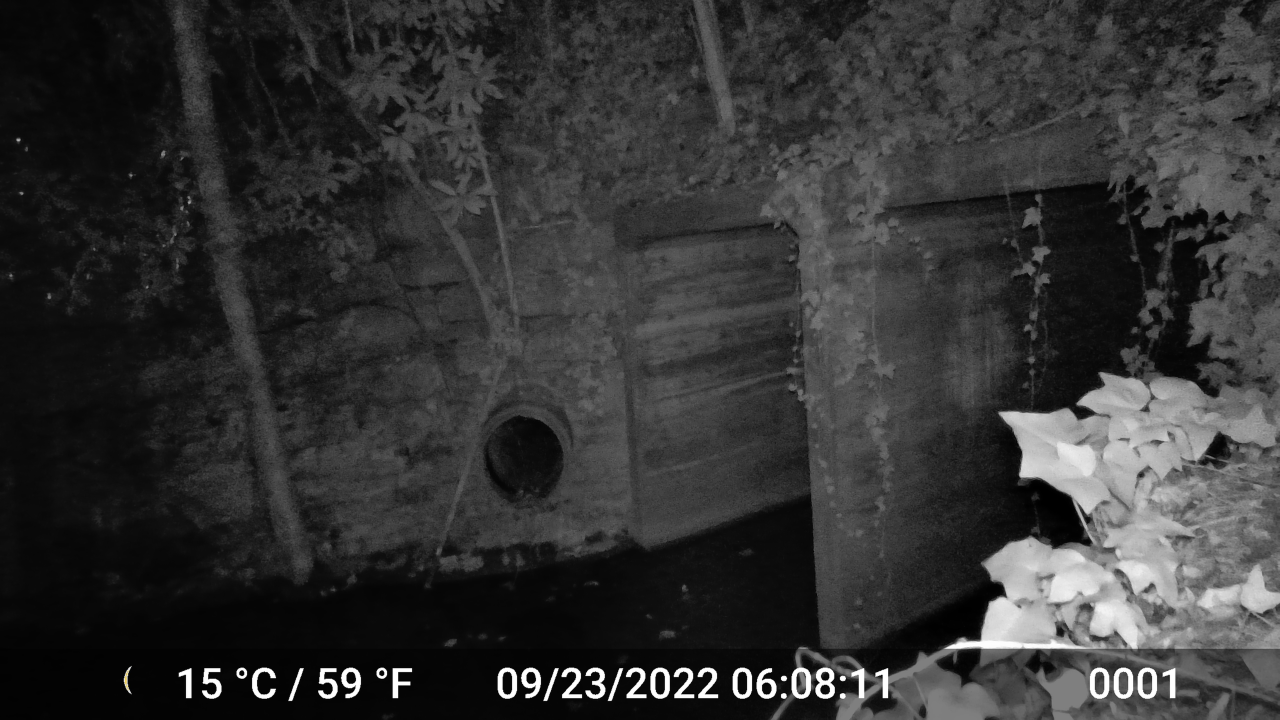
#> input picture preliminary images/DSC0056.JPG, 5120 x 2880 px, found by its file name (shown at 1/4 size)
$ python hogg.py
#> lines starting #> are read from the running program, lines starting #| are printed output that depends on the picture; after the words box and inside, x2 and y2 are one past the last pixel; in counts of white or black regions, pixels touching at a corner belong together
import cv2
import numpy as np
from skimage.feature import hog
from skimage import exposure
import matplotlib.pyplot as plt

# Load image and compute HOG
image = cv2.imread('./DSC0056.JPG')
#> image is the input picture: shape (2880, 5120, 3); mean B, G, R 51.1, 51.1, 51.1
gray = cv2.cvtColor(image, cv2.COLOR_BGR2GRAY)
fd, hog_image = hog(gray, orientations=8, pixels_per_cell=(16, 16),
                    cells_per_block=(1, 1), visualize=True)
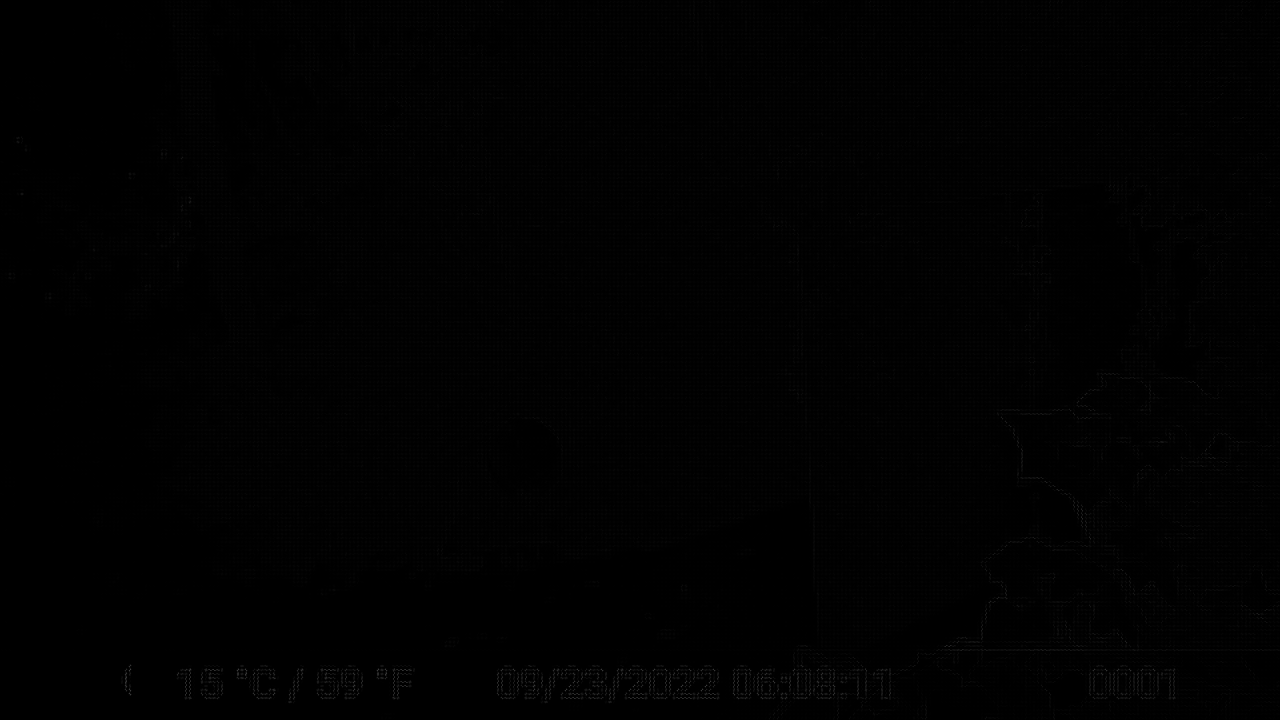
#> hog_image: shape (2880, 5120) float64 (shown at 1/4 size); min 0, max 47.54, mean 0.2; drawn with min black and max white
hog_image_rescaled = exposure.rescale_intensity(hog_image, in_range=(0, 10))

# Define sliding window parameters
window_size = (128, 128)
step_size = 64
threshold_value = 0.06

# Initialize a mask
mask = np.zeros_like(gray)

# Slide window
for y in range(0, hog_image_rescaled.shape[0] - window_size[1], step_size):
    for x in range(0, hog_image_rescaled.shape[1] - window_size[0], step_size):
        window = hog_image_rescaled[y:y + window_size[1], x:x + window_size[0]]

        # Check if the window meets the criteria
        if np.mean(window) < threshold_value:
            mask[y:y + window_size[1], x:x + window_size[0]] = 255
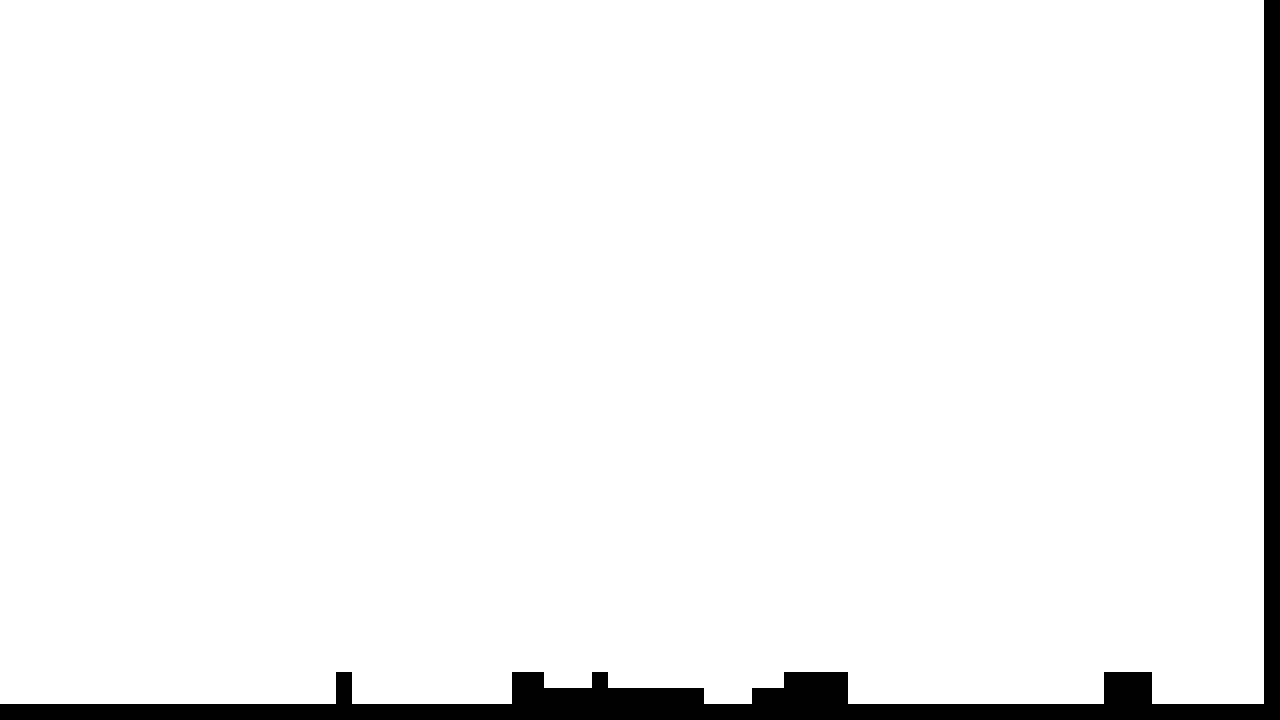
#> mask: shape (2880, 5120) (shown at 1/4 size); 95.6% white; 1 black region, box (x1, y1, x2, y2) and area: (0, 0, 5120, 2880) 643072

# Apply the mask to the original image
masked_image = cv2.bitwise_and(image, image, mask=mask)
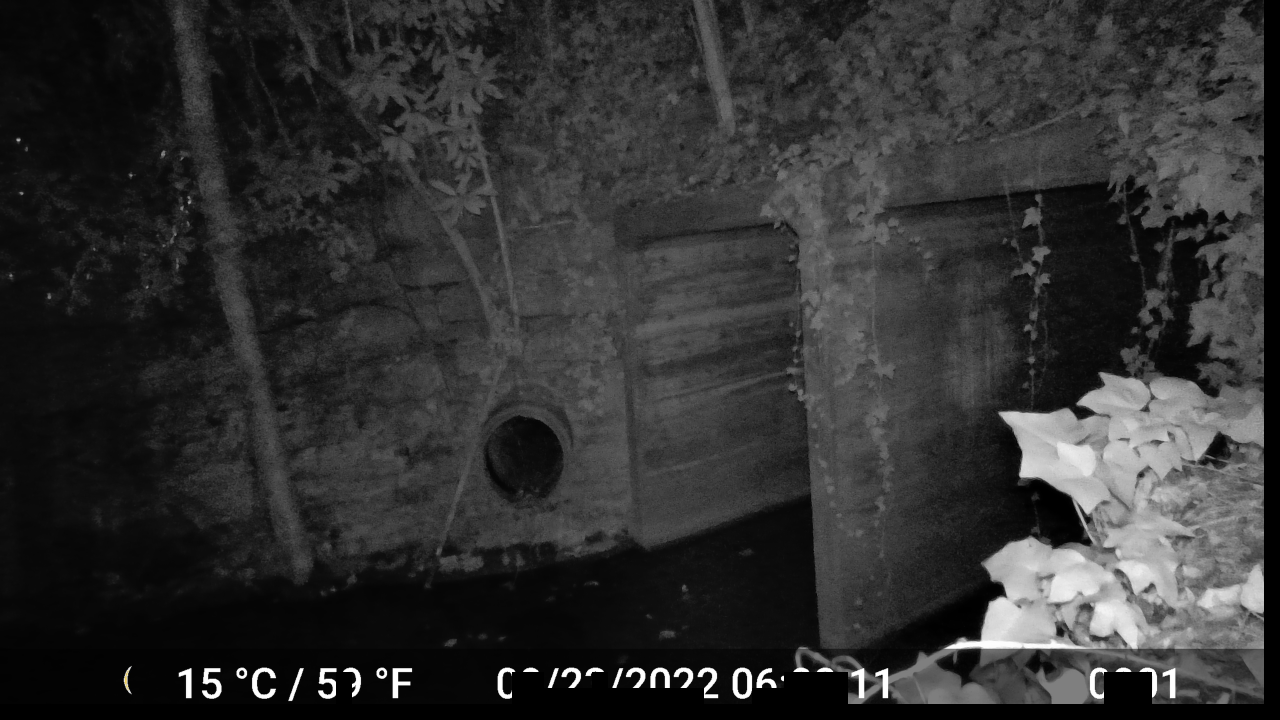
#> masked_image: shape (2880, 5120, 3) (shown at 1/4 size); mean B, G, R 48.4, 48.4, 48.4

# Convert the masked image to grayscale
masked_gray = cv2.cvtColor(masked_image, cv2.COLOR_BGR2GRAY)

# Turn the masked image into a binary image
_, binary_image = cv2.threshold(masked_gray, 30, 255, cv2.THRESH_BINARY)
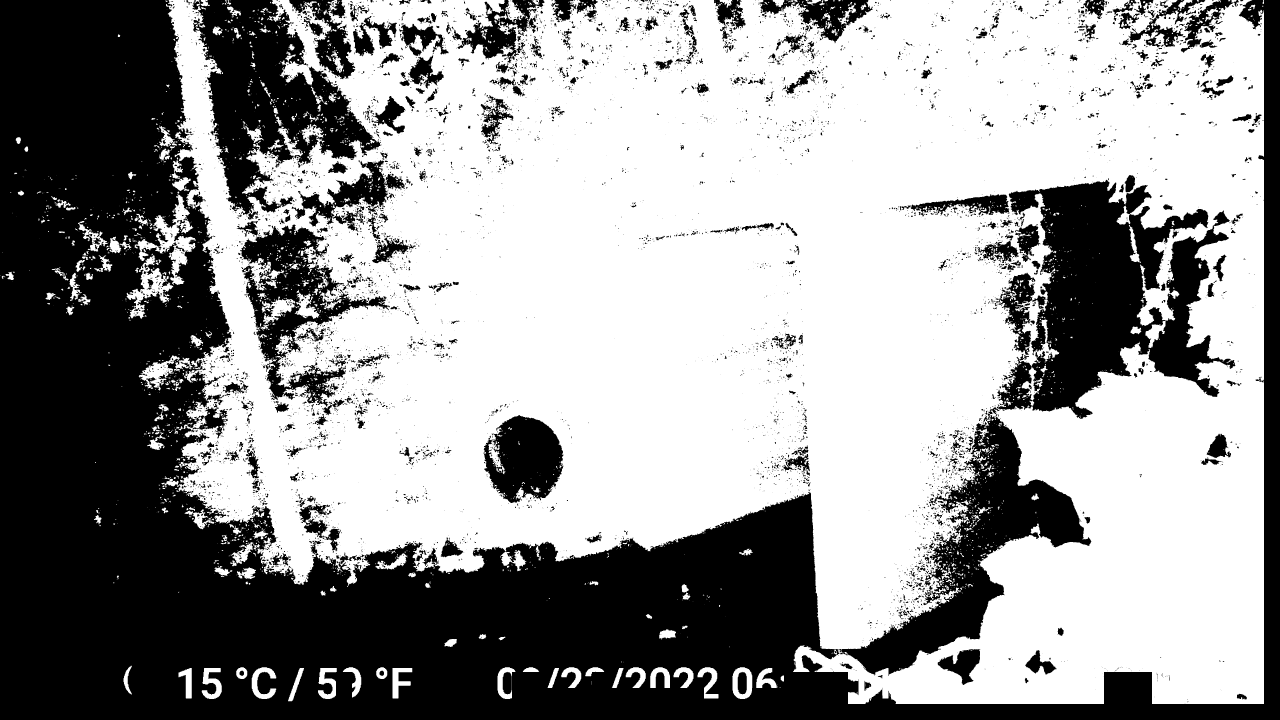
#> binary_image: shape (2880, 5120) (shown at 1/4 size); 59.7% white; 6976 black regions (5140 under 20 px)

# Find contours
contours, _ = cv2.findContours(mask, cv2.RETR_EXTERNAL, cv2.CHAIN_APPROX_SIMPLE)
#> contours = 1 contour; box (x1, y1, x2, y2) and area: (0, 0, 5056, 2816) 14094087

# Draw bounding box for each contour
for contour in contours:
    x, y, w, h = cv2.boundingRect(contour)
    cv2.rectangle(image, (x, y), (x + w, y + h), (0, 255, 0), 2)
#> this loop made 1 pass

# Display the masked image with the bounding box
masked_image = cv2.cvtColor(masked_image, cv2.COLOR_BGR2RGB)
image = cv2.cvtColor(image, cv2.COLOR_BGR2RGB)
plt.figure(figsize=(15,15))
plt.subplot(131)
plt.imshow(masked_image)
plt.axis('off')
plt.subplot(132)
plt.imshow(mask, cmap='gray')
plt.axis('off')
plt.subplot(133)
plt.imshow(image)
plt.axis('off')
plt.show()

$ run again, with preliminary images/00d62881-95.jpg copied over preliminary images/DSC0056.JPG
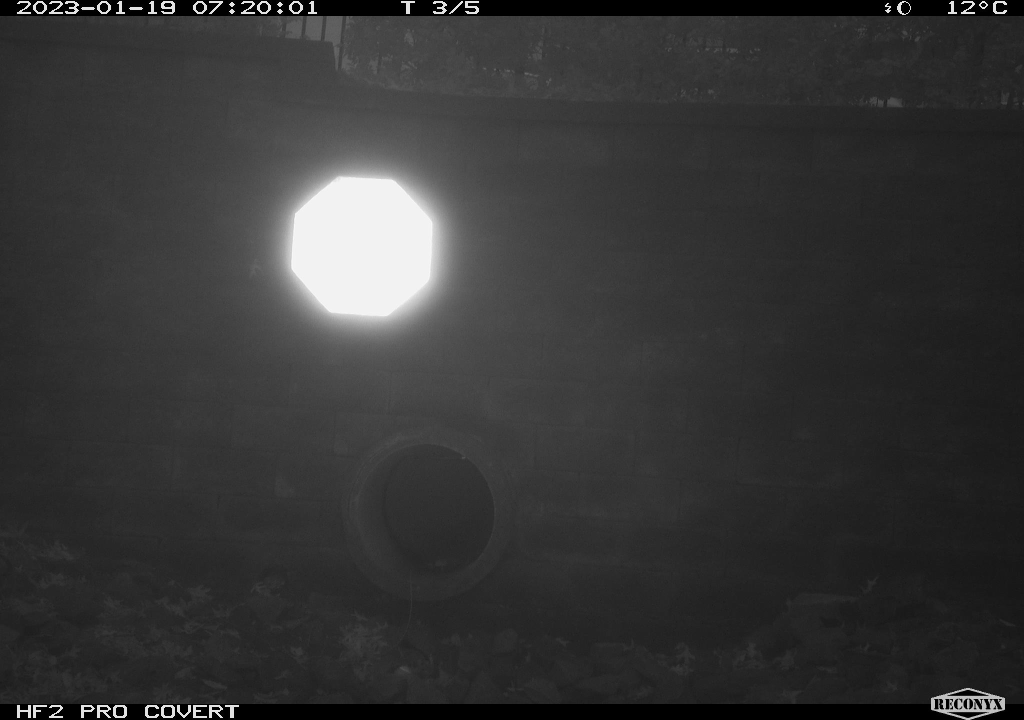
#> input picture preliminary images/00d62881-95.jpg, 2048 x 1440 px, found by its file name (shown at 1/2 size)
#> image is the input picture: shape (1440, 2048, 3); min 0, max 255, mean 53.9
#> after the loop `for y in range(0, hog_image_rescaled.shape[0] - window_size[1], step_s..`:
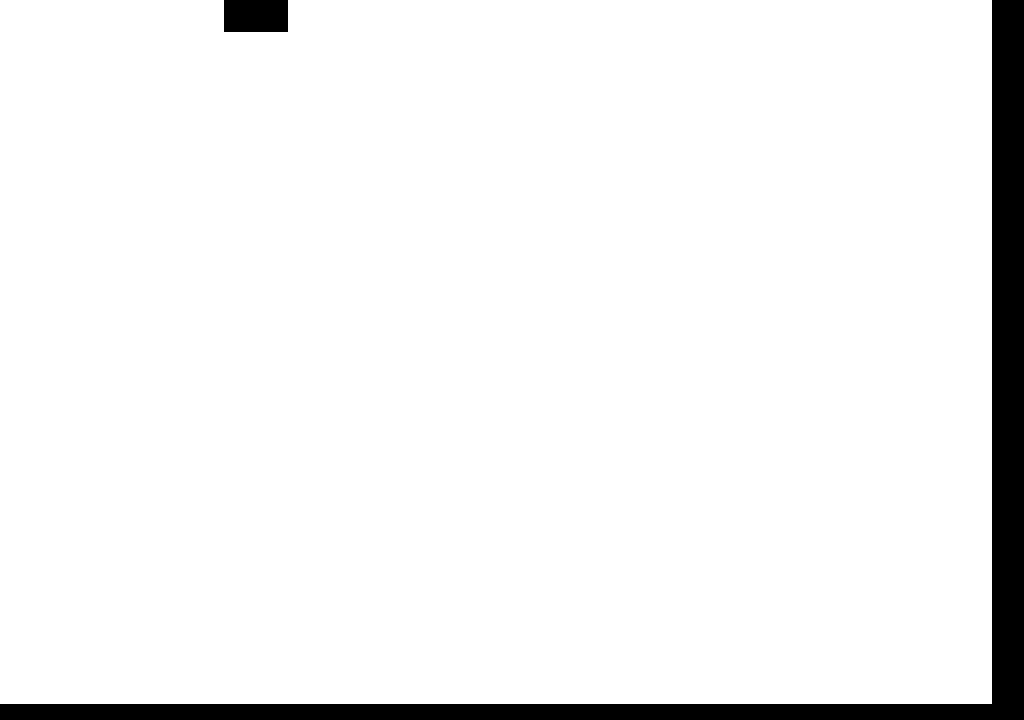
#> mask: shape (1440, 2048) (shown at 1/2 size); 94.4% white; 2 black regions, box (x1, y1, x2, y2) and area: (0, 0, 2048, 1440) 155648, (448, 0, 576, 64) 8192
#> binary_image: shape (1440, 2048); 89.2% white; 1597 black regions (1478 under 20 px)
#> contours = 1 contour; box (x1, y1, x2, y2) and area: (0, 0, 1984, 1408) 2781826
#> the loop `for contour in contours:` made 1 pass
#> after the loop `for contour in contours:`:
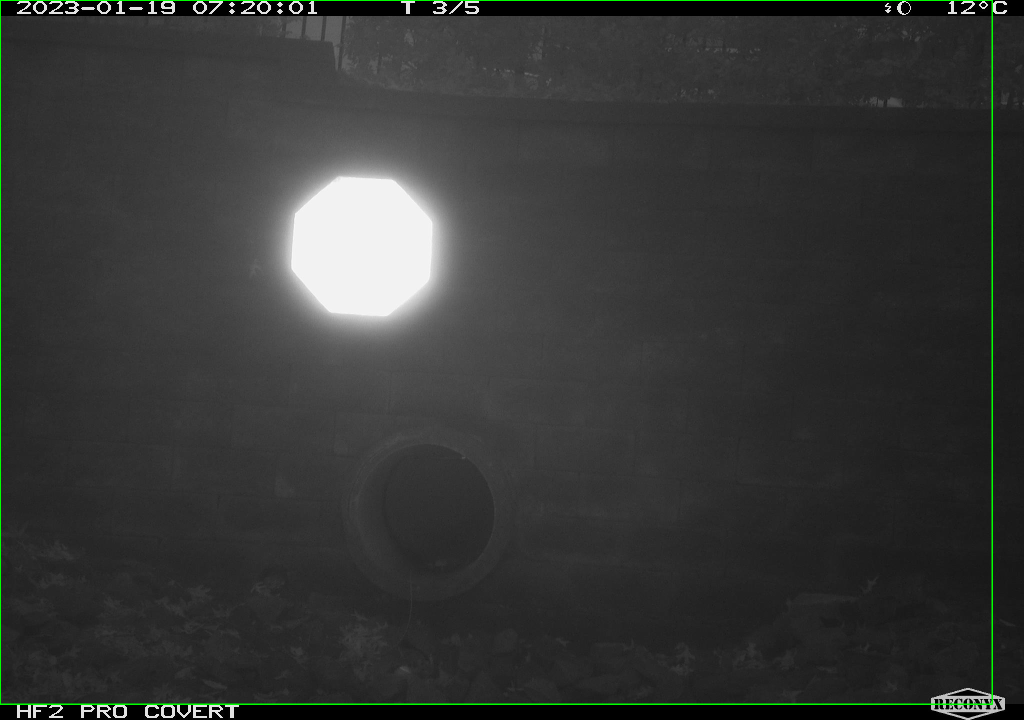
#> image: shape (1440, 2048, 3) (shown at 1/2 size); 0.57% of pixels changed, all inside (x1, y1, x2, y2) = (0, 0, 1986, 1410)

$ run again, with preliminary images/RCNX0240(1).JPG copied over preliminary images/DSC0056.JPG
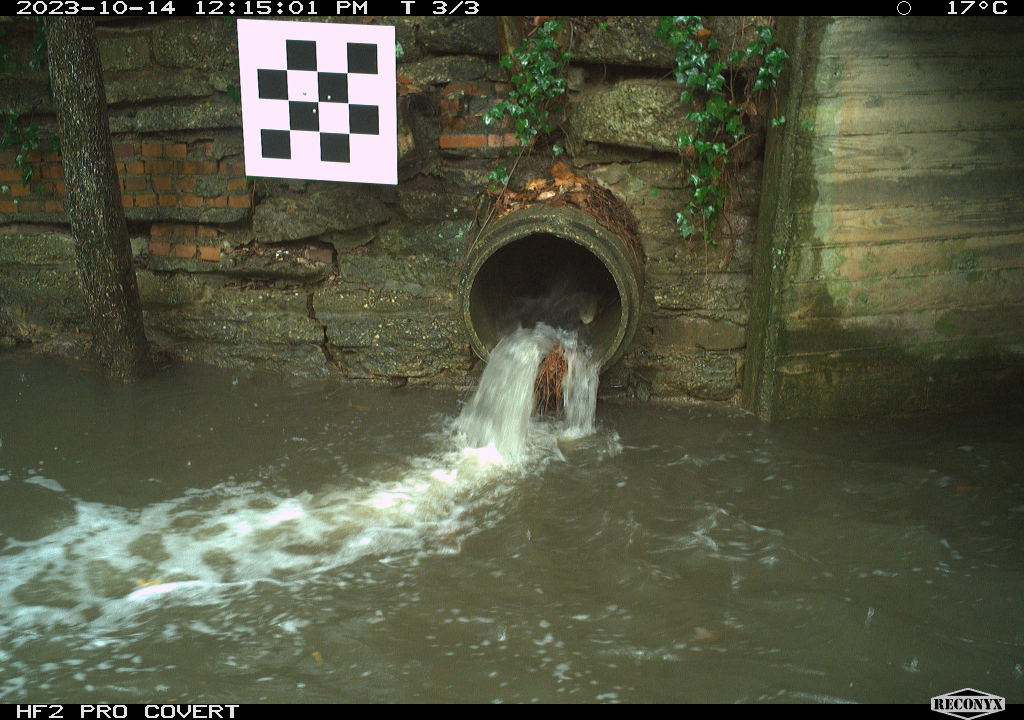
#> input picture preliminary images/RCNX0240(1).JPG, 2048 x 1440 px, found by its file name (shown at 1/2 size)
#> image is the input picture: shape (1440, 2048, 3); mean B, G, R 66.4, 86.7, 83.7
#> after the loop `for y in range(0, hog_image_rescaled.shape[0] - window_size[1], step_s..`:
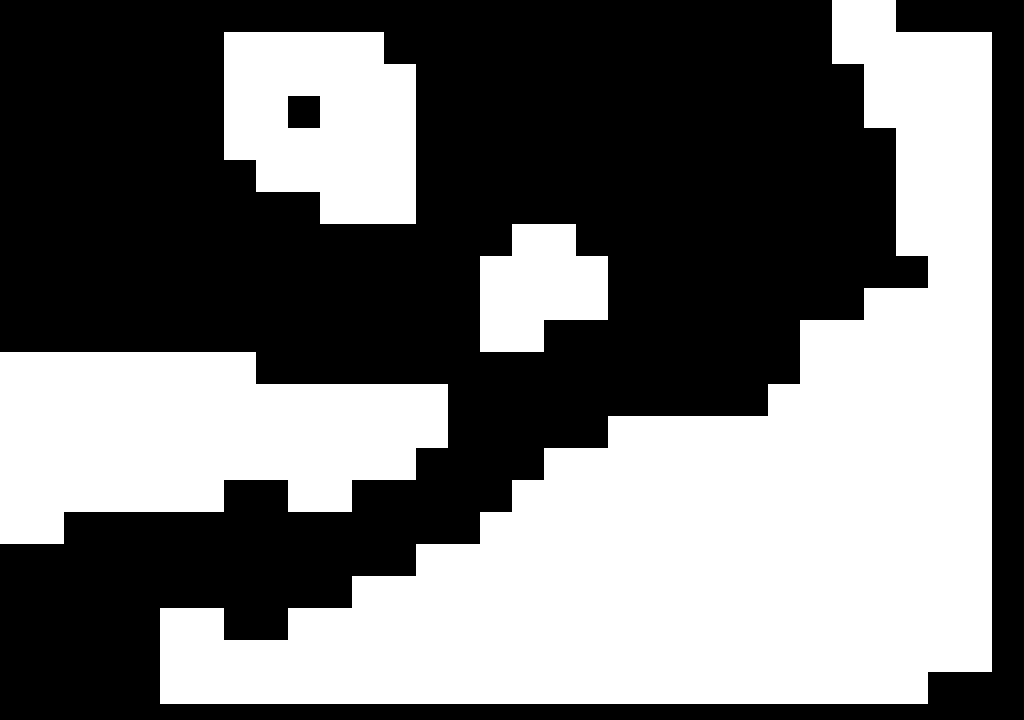
#> mask: shape (1440, 2048) (shown at 1/2 size); 44.9% white; 4 white regions, box (x1, y1, x2, y2) and area: (320, 0, 1984, 1408) 905216, (0, 704, 896, 1088) 245760, (448, 64, 832, 448) 122880, (960, 448, 1216, 704) 49152
#> binary_image: shape (1440, 2048); 43.8% white; 551 white regions (527 under 20 px)
#> contours = 4 contours; box (x1, y1, x2, y2) and area: (320, 0, 1984, 1408) 901898, (0, 704, 896, 1088) 244420, (448, 64, 832, 448) 126210, (960, 448, 1216, 704) 48642
#> the loop `for contour in contours:` made 4 passes
#> (x, y, w, h) on passes 1 to 4: (0, 704, 896, 384), (960, 448, 256, 256), (448, 64, 384, 384), (320, 0, 1664, 1408)
#> after the loop `for contour in contours:`:
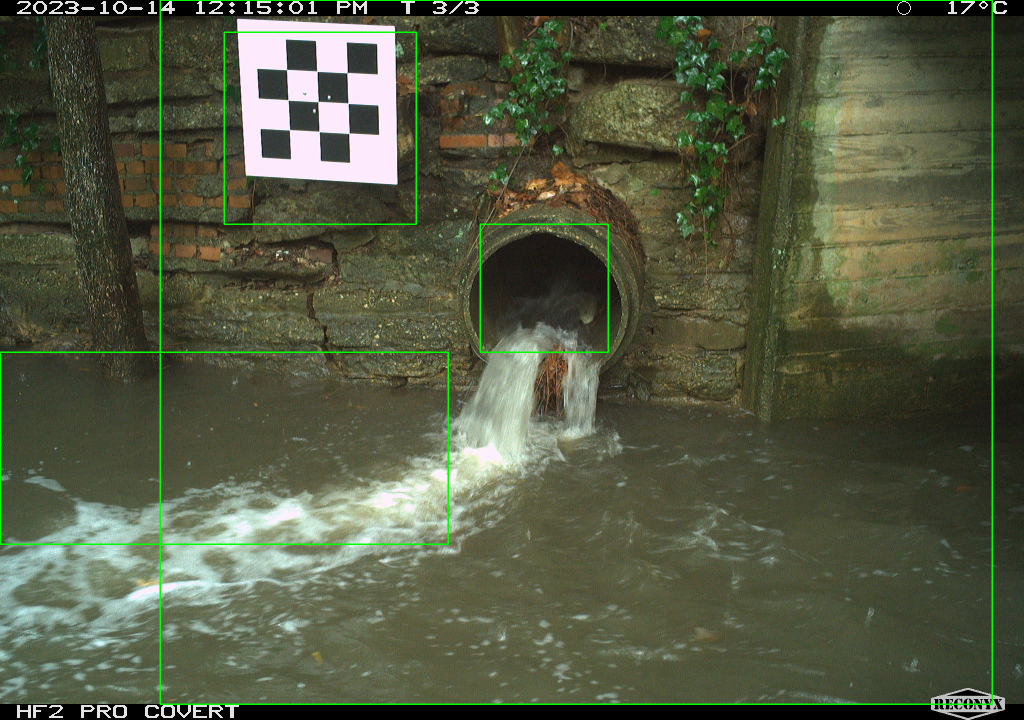
#> image: shape (1440, 2048, 3) (shown at 1/2 size); 1.08% of pixels changed, all inside (x1, y1, x2, y2) = (0, 0, 1986, 1410)
